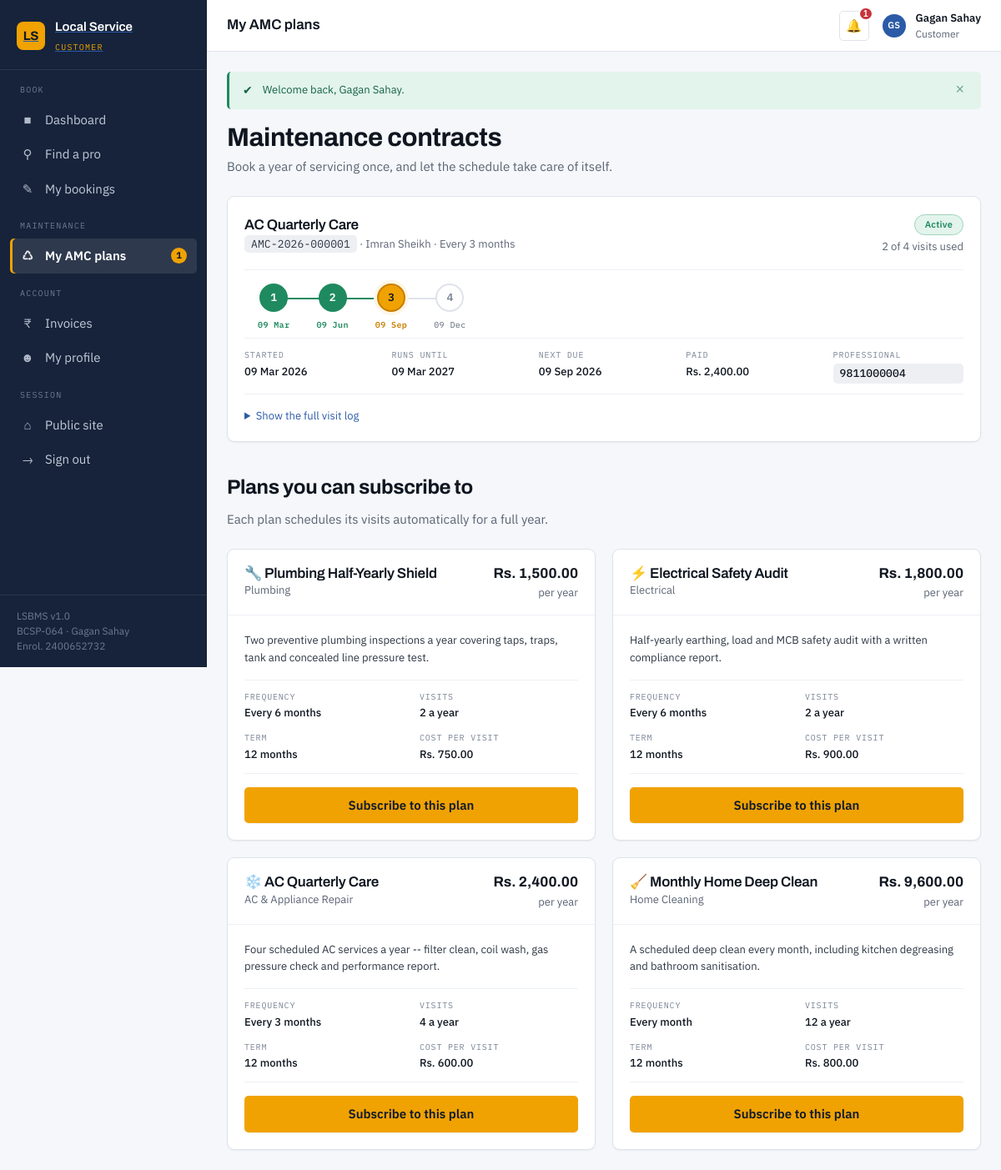
The page /customer/maintenance.php (signed in) on the database its author committed.
### tables this page shows
CREATE TABLE maintenance_contracts (
    contract_id     INT UNSIGNED NOT NULL AUTO_INCREMENT,
    contract_code   VARCHAR(20)  NOT NULL,
    user_id         INT UNSIGNED NOT NULL,
    provider_id     INT UNSIGNED NOT NULL,
    plan_id         INT UNSIGNED NOT NULL,
    start_date      DATE         NOT NULL,
    end_date        DATE         NOT NULL,
    next_due_date   DATE             NULL COMMENT 'NULL once every entitled visit is used',
    visits_used     TINYINT UNSIGNED NOT NULL DEFAULT 0,
    total_visits    TINYINT UNSIGNED NOT NULL,
    amount_paid     DECIMAL(10,2) NOT NULL DEFAULT 0.00,
    service_address VARCHAR(255)     NULL,
    status          ENUM('active','expired','cancelled') NOT NULL DEFAULT 'active',
    created_at      DATETIME     NOT NULL DEFAULT CURRENT_TIMESTAMP,

    PRIMARY KEY (contract_id),
    UNIQUE  KEY uq_contract_code (contract_code),
    KEY idx_contract_user     (user_id),
    KEY idx_contract_provider (provider_id),
    KEY idx_contract_plan     (plan_id),
    KEY idx_contract_status   (status),
    KEY idx_contract_due      (next_due_date),

    CONSTRAINT fk_contract_user
        FOREIGN KEY (user_id)     REFERENCES users (user_id)
        ON DELETE CASCADE  ON UPDATE CASCADE,
    CONSTRAINT fk_contract_provider
        FOREIGN KEY (provider_id) REFERENCES providers (provider_id)
        ON DELETE CASCADE  ON UPDATE CASCADE,
    CONSTRAINT fk_contract_plan
        FOREIGN KEY (plan_id)     REFERENCES maintenance_plans (plan_id)
        ON DELETE RESTRICT ON UPDATE CASCADE
);

CREATE TABLE maintenance_plans (
    plan_id         INT UNSIGNED NOT NULL AUTO_INCREMENT,
    category_id     INT UNSIGNED NOT NULL,
    plan_name       VARCHAR(120) NOT NULL,
    description     TEXT             NULL,
    frequency       ENUM('monthly','quarterly','half_yearly','yearly') NOT NULL DEFAULT 'quarterly',
    visits_per_year TINYINT UNSIGNED NOT NULL DEFAULT 4,
    price           DECIMAL(10,2) NOT NULL DEFAULT 0.00,
    duration_months TINYINT UNSIGNED NOT NULL DEFAULT 12,
    is_active       TINYINT(1)   NOT NULL DEFAULT 1,
    created_at      DATETIME     NOT NULL DEFAULT CURRENT_TIMESTAMP,

    PRIMARY KEY (plan_id),
    KEY idx_plans_category (category_id),
    CONSTRAINT fk_plans_category
        FOREIGN KEY (category_id) REFERENCES categories (category_id)
        ON DELETE RESTRICT ON UPDATE CASCADE
);

CREATE TABLE users (
    user_id        INT UNSIGNED  NOT NULL AUTO_INCREMENT,
    full_name      VARCHAR(100)  NOT NULL,
    email          VARCHAR(150)  NOT NULL,
    password_hash  VARCHAR(255)  NOT NULL  COMMENT 'bcrypt output of password_hash(); never plaintext',
    phone          VARCHAR(15)   NOT NULL,
    address        VARCHAR(255)      NULL,
    city           VARCHAR(60)       NULL,
    pincode        VARCHAR(6)        NULL,
    profile_photo  VARCHAR(255)      NULL  COMMENT 'Relative path under assets/uploads/',
    role           ENUM('customer','provider','admin') NOT NULL DEFAULT 'customer',
    status         ENUM('active','suspended')          NOT NULL DEFAULT 'active',
    created_at     DATETIME      NOT NULL DEFAULT CURRENT_TIMESTAMP,
    updated_at     DATETIME      NOT NULL DEFAULT CURRENT_TIMESTAMP ON UPDATE CURRENT_TIMESTAMP,

    PRIMARY KEY (user_id),
    UNIQUE  KEY uq_users_email (email),
    KEY     idx_users_role     (role),
    KEY     idx_users_city     (city)
);

CREATE TABLE maintenance_visits (
    visit_id           INT UNSIGNED NOT NULL AUTO_INCREMENT,
    contract_id        INT UNSIGNED NOT NULL,
    booking_id         INT UNSIGNED     NULL COMMENT 'Set when the visit is converted to a booking',
    visit_number       TINYINT UNSIGNED NOT NULL,
    scheduled_date     DATE         NOT NULL,
    completed_date     DATE             NULL,
    status             ENUM('scheduled','due','completed','missed') NOT NULL DEFAULT 'scheduled',
    technician_remarks VARCHAR(255)     NULL,
    created_at         DATETIME     NOT NULL DEFAULT CURRENT_TIMESTAMP,

    PRIMARY KEY (visit_id),
    UNIQUE  KEY uq_visit_contract_no (contract_id, visit_number),
    KEY idx_visit_booking   (booking_id),
    KEY idx_visit_status    (status),
    KEY idx_visit_scheduled (scheduled_date),

    CONSTRAINT fk_visit_contract
        FOREIGN KEY (contract_id) REFERENCES maintenance_contracts (contract_id)
        ON DELETE CASCADE  ON UPDATE CASCADE,
    CONSTRAINT fk_visit_booking
        FOREIGN KEY (booking_id)  REFERENCES bookings (booking_id)
        ON DELETE SET NULL ON UPDATE CASCADE
);

CREATE TABLE categories (
    category_id    INT UNSIGNED  NOT NULL AUTO_INCREMENT,
    category_name  VARCHAR(80)   NOT NULL,
    description    VARCHAR(255)      NULL,
    icon           VARCHAR(40)       NULL  COMMENT 'Emoji / icon shown on the landing page',
    is_active      TINYINT(1)    NOT NULL DEFAULT 1,
    created_at     DATETIME      NOT NULL DEFAULT CURRENT_TIMESTAMP,

    PRIMARY KEY (category_id),
    UNIQUE  KEY uq_categories_name (category_name)
);

### customer/maintenance.php (the view, shortened to what this page needs)
<?php
$pdo    = db();
$userId = current_user_id();
$stmt = $pdo->prepare(
    'SELECT mc.*, mp.plan_name, mp.frequency, mp.description AS plan_description,
            u.full_name AS provider_name, u.phone AS provider_phone, c.category_name
       FROM maintenance_contracts mc
       JOIN maintenance_plans     mp ON mp.plan_id     = mc.plan_id
       JOIN providers             p  ON p.provider_id  = mc.provider_id
       JOIN users                 u  ON u.user_id      = p.user_id
       JOIN categories            c  ON c.category_id  = p.category_id
      WHERE mc.user_id = :uid
      ORDER BY FIELD(mc.status, :s1, :s2, :s3), mc.start_date DESC'
);
$stmt->execute([':uid' => $userId, ':s1' => 'active', ':s2' => 'expired', ':s3' => 'cancelled']);
$contracts = $stmt->fetchAll();
$visits = [];
if ($contracts) {
    $ids          = array_column($contracts, 'contract_id');
    $placeholders = implode(',', array_fill(0, count($ids), '?'));
    $stmt = $pdo->prepare(
        "SELECT v.*, b.booking_code, b.status AS booking_status
           FROM maintenance_visits v
           LEFT JOIN bookings b ON b.booking_id = v.booking_id
          WHERE v.contract_id IN ($placeholders)
          ORDER BY v.visit_number ASC"
    );
    $stmt->execute($ids);
    foreach ($stmt->fetchAll() as $row) {
        $visits[(int) $row['contract_id']][] = $row;
    }
}
$plans = $pdo->query(
    'SELECT mp.*, c.category_name, c.icon,
            (SELECT COUNT(*) FROM providers p
              WHERE p.category_id = mp.category_id
                AND p.verification_status = \'verified\') AS provider_count
       FROM maintenance_plans mp
       JOIN categories c ON c.category_id = mp.category_id
      WHERE mp.is_active = 1
      ORDER BY mp.price'
)->fetchAll();
$providersByCategory = [];
foreach ($pdo->query(
    "SELECT provider_id, full_name, category_id, avg_rating, hourly_rate
       FROM vw_provider_directory
      WHERE verification_status = 'verified' AND account_status = 'active'
      ORDER BY avg_rating DESC"
)->fetchAll() as $row) {
    $providersByCategory[(int) $row['category_id']][] = $row;
}
$subscribePlanId     = get_int('subscribe');
include __DIR__ . '/../includes/header.php';
?>
<?php if (!$contracts): ?>
    <div class="card">
        <div class="empty">
            <div class="empty__icon" aria-hidden="true">&#128467;</div>
            <h3>No maintenance contracts yet</h3>
            <p>
                A contract schedules a whole year of servicing in one go. Pick a plan below
                and the system will generate every visit and remind you when one falls due.
            </p>
            <a class="btn btn--accent" href="#plans">See the plans</a>
        </div>
    </div>
<?php else: ?>
    <?php foreach ($contracts as $contract): ?>
        <?php
        $contractVisits = $visits[(int) $contract['contract_id']] ?? [];
        ?>
        <section class="card">
            <div class="card__body">
                <div class="contract-head">
                    <div class="contract-head__plan">
                        <h3><?= e($contract['plan_name']) ?></h3>
                        <p class="text-small text-muted" style="margin:0">
                            <span class="ref"><?= e($contract['contract_code']) ?></span>
                            &middot; <?= e($contract['provider_name']) ?>
                            &middot; <?= e(frequency_label($contract['frequency'])) ?>
                        </p>
                    </div>
                    <div class="text-right">
                        <?= status_badge($contract['status']) ?>
                        <div class="text-small text-muted" style="margin-top:var(--sp-1)">
                            <?= (int) $contract['visits_used'] ?> of
                            <?= (int) $contract['total_visits'] ?> visits used
                        </div>
                    </div>
                </div>
                <div class="visit-strip" role="list"
                     aria-label="Visit schedule for <?= e($contract['contract_code']) ?>">
                    <?php foreach ($contractVisits as $v): ?>
                        <div class="visit-stamp visit-stamp--<?= e($v['status']) ?>" role="listitem">
                            <span class="visit-stamp__disc" aria-hidden="true"><?= (int) $v['visit_number'] ?></span>
                            <span class="visit-stamp__label">
                                <?= e(date('d M', strtotime($v['scheduled_date']))) ?>
                            </span>
                        </div>
                    <?php endforeach; ?>
                </div>
                <dl class="jobcard__facts">
                    <div><dt>Started</dt><dd><?= e(show_date($contract['start_date'])) ?></dd></div>
                    <div><dt>Runs until</dt><dd><?= e(show_date($contract['end_date'])) ?></dd></div>
                    <div>
                        <dt>Next due</dt>
                        <dd><?= $contract['next_due_date'] ? e(show_date($contract['next_due_date'])) : 'All visits used' ?></dd>
                    </div>
                    <div><dt>Paid</dt><dd><?= e(money($contract['amount_paid'])) ?></dd></div>
                    <div><dt>Professional</dt><dd class="ref"><?= e($contract['provider_phone']) ?></dd></div>
                </dl>
                <details>
                    <summary class="text-small" style="cursor:pointer;color:var(--blue-600)">
                        Show the full visit log
                    </summary>
                </details>
            </div>
        </section>
    <?php endforeach; ?>
<?php endif; ?>
<div class="page-head" id="plans" style="margin-top:var(--sp-10)">
    <div>
        <h2>Plans you can subscribe to</h2>
        <p>Each plan schedules its visits automatically for a full year.</p>
    </div>
</div>
<div class="grid grid--2">
    <?php foreach ($plans as $plan): ?>
        <?php $available = $providersByCategory[(int) $plan['category_id']] ?? []; ?>
        <section class="card" style="margin:0">
            <div class="card__head">
                <div>
                    <h3><?= e($plan['icon']) ?> <?= e($plan['plan_name']) ?></h3>
                    <p class="text-small text-muted" style="margin:0"><?= e($plan['category_name']) ?></p>
                </div>
                <div class="text-right">
                    <div class="provider-card__rate"><?= e(money($plan['price'])) ?></div>
                    <div class="text-small text-muted">per year</div>
                </div>
            </div>
            <div class="card__body">
                <p class="text-small"><?= e($plan['description']) ?></p>
                <dl class="jobcard__facts">
                    <div><dt>Frequency</dt><dd><?= e(frequency_label($plan['frequency'])) ?></dd></div>
                    <div><dt>Visits</dt><dd><?= (int) $plan['visits_per_year'] ?> a year</dd></div>
                    <div><dt>Term</dt><dd><?= (int) $plan['duration_months'] ?> months</dd></div>
                    <div>
                        <dt>Cost per visit</dt>
                        <dd><?= e(money((float) $plan['price'] / max(1, (int) $plan['visits_per_year']))) ?></dd>
                    </div>
                </dl>
                <?php if (!$available): ?>
                    <div class="alert alert--info" style="margin:var(--sp-4) 0 0">
                        <span class="alert__icon">&#8505;</span>
                        <span class="alert__text">No verified professional covers this trade yet. Check back soon.</span>
                    </div>
                <?php else: ?>
                    <details <?= $subscribePlanId === (int) $plan['plan_id'] ? 'open' : '' ?>
                             style="margin-top:var(--sp-4)">
                        <summary class="btn btn--accent btn--block" style="cursor:pointer;list-style:none">
                            Subscribe to this plan
                        </summary>
                    </details>
                <?php endif; ?>
            </div>
        </section>
    <?php endforeach; ?>
</div>
<?php include __DIR__ . '/../includes/footer.php'; ?>

### includes/functions.php (shortened to what this page needs)
<?php
function e($value): string
{
    return htmlspecialchars((string) ($value ?? ''), ENT_QUOTES | ENT_SUBSTITUTE, 'UTF-8');
}
function get_int(string $key, int $default = 0): int
{
    $value = filter_input(INPUT_GET, $key, FILTER_VALIDATE_INT);
    return ($value === false || $value === null || $value < 0) ? $default : $value;
}
function render_flashes(): string
{
    $icons = ['success' => '&#10004;', 'error' => '&#10006;', 'warning' => '&#9888;', 'info' => '&#8505;'];
    $html  = '';
    foreach ($_SESSION['flash'] as $f) {
        $type  = in_array($f['type'], ['success', 'error', 'warning', 'info'], true) ? $f['type'] : 'info';
        $html .= '<div class="alert alert--' . $type . '" role="alert">'
               . '<span class="alert__icon">' . ($icons[$type] ?? '') . '</span>'
               . '<span class="alert__text">' . e($f['message']) . '</span>'
               . '<button type="button" class="alert__close" aria-label="Dismiss">&times;</button>'
               . '</div>';
    }
    return $html;
}
function frequency_label(string $frequency): string
{
    return [
        'monthly'     => 'Every month',
        'quarterly'   => 'Every 3 months',
        'half_yearly' => 'Every 6 months',
        'yearly'      => 'Once a year',
    ][$frequency] ?? ucfirst($frequency);
}
function money($amount): string
{
    return CURRENCY . ' ' . number_format((float) $amount, 2);
}
function show_date(?string $date): string
{
    return $date ? date(DATE_FORMAT, strtotime($date)) : '--';
}
function status_badge(string $status): string
{
    $labels = [
        'pending'     => 'Pending',
        'confirmed'   => 'Confirmed',
        'in_progress' => 'In Progress',
        'completed'   => 'Completed',
        'cancelled'   => 'Cancelled',
        'rejected'    => 'Rejected',
        'active'      => 'Active',
        'suspended'   => 'Suspended',
        'verified'    => 'Verified',
        'expired'     => 'Expired',
        'scheduled'   => 'Scheduled',
        'due'         => 'Due',
        'missed'      => 'Missed',
        'paid'        => 'Paid',
        'refunded'    => 'Refunded',
    ];
    $label = $labels[$status] ?? ucfirst(str_replace('_', ' ', $status));
    return '<span class="badge badge--' . e($status) . '">' . e($label) . '</span>';
}

### rows shown on the page
maintenance_contracts: plan.plan_name "AC Quarterly Care", contract_code "AMC-2026-000001", users.full_name "Imran Sheikh", plan.frequency "Every 3 months", status "Active", visits_used "2", total_visits "4", start_date "09 Mar 2026", end_date "09 Mar 2027", next_due_date "09 Sep 2026", amount_paid "Rs. 2,400.00", users.phone "9811000004"
maintenance_visits: visit_number "1", scheduled_date "09 Mar"
maintenance_visits: visit_number "2", scheduled_date "09 Jun"
maintenance_visits: visit_number "3", scheduled_date "09 Sep"
maintenance_visits: visit_number "4", scheduled_date "09 Dec"
maintenance_plans: category.icon "🔧", plan_name "Plumbing Half-Yearly Shield", category.category_name "Plumbing", price "Rs. 1,500.00", description "Two preventive plumbing inspections a year covering taps, traps, tank and concealed line pressure test.", frequency "Every 6 months", visits_per_year "2", duration_months "12", price+visits_per_year "Rs. 750.00"
maintenance_plans: category.icon "⚡", plan_name "Electrical Safety Audit", category.category_name "Electrical", price "Rs. 1,800.00", description "Half-yearly earthing, load and MCB safety audit with a written compliance report.", frequency "Every 6 months", visits_per_year "2", duration_months "12", price+visits_per_year "Rs. 900.00"
maintenance_plans: category.icon "❄️", plan_name "AC Quarterly Care", category.category_name "AC & Appliance Repair", price "Rs. 2,400.00", description "Four scheduled AC services a year -- filter clean, coil wash, gas pressure check and performance report.", frequency "Every 3 months", visits_per_year "4", duration_months "12", price+visits_per_year "Rs. 600.00"
maintenance_plans: category.icon "🧹", plan_name "Monthly Home Deep Clean", category.category_name "Home Cleaning", price "Rs. 9,600.00", description "A scheduled deep clean every month, including kitchen degreasing and bathroom sanitisation.", frequency "Every month", visits_per_year "12", duration_months "12", price+visits_per_year "Rs. 800.00"

### other values the page prints
$roleLabels[$role] "CUSTOMER"
$groupName "BOOK"
$icon "■"
$label "Dashboard"
$icon "⚲"
$label "Find a pro"
$icon "✎"
$label "My bookings"
$groupName "MAINTENANCE"
$icon "♺"
$label "My AMC plans"
$count "1"
$groupName "ACCOUNT"
$icon "₹"
$label "Invoices"
